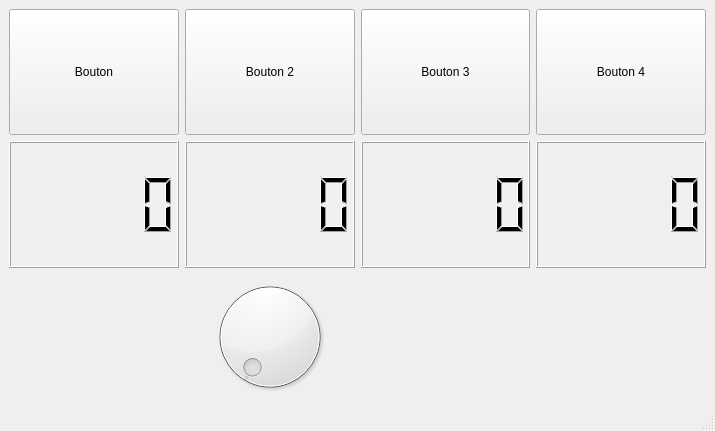
<?xml version="1.0" encoding="UTF-8"?>
<ui version="4.0">
 <class>MainWindow</class>
 <widget class="QMainWindow" name="MainWindow">
  <property name="geometry">
   <rect>
    <x>0</x>
    <y>0</y>
    <width>715</width>
    <height>431</height>
   </rect>
  </property>
  <property name="windowTitle">
   <string>MainWindow</string>
  </property>
  <widget class="QWidget" name="centralwidget">
   <layout class="QGridLayout" name="gridLayout">
    <item row="0" column="2">
     <widget class="QPushButton" name="pushButton_3">
      <property name="sizePolicy">
       <sizepolicy hsizetype="Preferred" vsizetype="Preferred">
        <horstretch>0</horstretch>
        <verstretch>0</verstretch>
       </sizepolicy>
      </property>
      <property name="text">
       <string>Bouton 3</string>
      </property>
     </widget>
    </item>
    <item row="0" column="3">
     <widget class="QPushButton" name="pushButton_4">
      <property name="sizePolicy">
       <sizepolicy hsizetype="Preferred" vsizetype="Preferred">
        <horstretch>0</horstretch>
        <verstretch>0</verstretch>
       </sizepolicy>
      </property>
      <property name="text">
       <string>Bouton 4</string>
      </property>
     </widget>
    </item>
    <item row="1" column="0">
     <widget class="QLCDNumber" name="lcdNumber_1">
      <property name="intValue" stdset="0">
       <number>0</number>
      </property>
     </widget>
    </item>
    <item row="0" column="1">
     <widget class="QPushButton" name="pushButton_2">
      <property name="sizePolicy">
       <sizepolicy hsizetype="Preferred" vsizetype="Preferred">
        <horstretch>0</horstretch>
        <verstretch>0</verstretch>
       </sizepolicy>
      </property>
      <property name="text">
       <string>Bouton 2</string>
      </property>
     </widget>
    </item>
    <item row="1" column="1">
     <widget class="QLCDNumber" name="lcdNumber_3"/>
    </item>
    <item row="1" column="2">
     <widget class="QLCDNumber" name="lcdNumber_4"/>
    </item>
    <item row="0" column="0">
     <widget class="QPushButton" name="pushButton_1">
      <property name="sizePolicy">
       <sizepolicy hsizetype="Preferred" vsizetype="Preferred">
        <horstretch>0</horstretch>
        <verstretch>0</verstretch>
       </sizepolicy>
      </property>
      <property name="text">
       <string>Bouton</string>
      </property>
     </widget>
    </item>
    <item row="1" column="3">
     <widget class="QLCDNumber" name="lcdNumber_2"/>
    </item>
    <item row="2" column="1">
     <widget class="QDial" name="dial"/>
    </item>
   </layout>
  </widget>
  <widget class="QMenuBar" name="menubar">
   <property name="geometry">
    <rect>
     <x>0</x>
     <y>0</y>
     <width>715</width>
     <height>25</height>
    </rect>
   </property>
  </widget>
  <widget class="QStatusBar" name="statusbar"/>
 </widget>
 <resources/>
 <connections/>
</ui>
